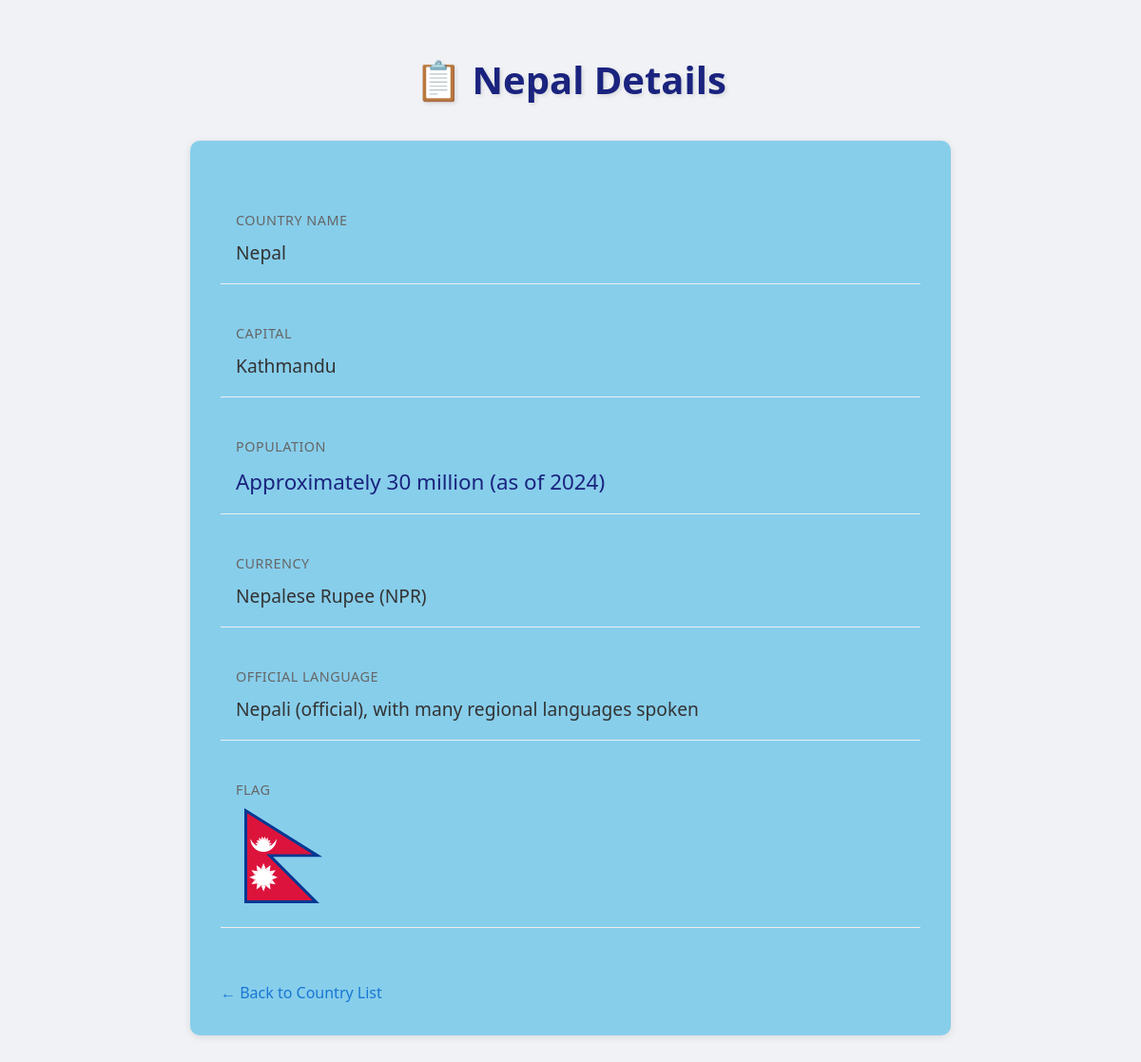
/Nepal, run on the app's committed database.
### country_capital_app/models.py (models this page shows, shortened)
class Country(models.Model):
    name = models.CharField(max_length=100)
    capital = models.CharField(max_length=100)
    population = models.CharField(max_length=100)
    currency = models.CharField(max_length=100)
    language = models.CharField(max_length=100)

### country_capital_app/views.py (the view)
# urls.py: path('<str:country>', views.detail, name='detail'),
def detail(request, country):
    choosen_country = Country.objects.get(name=country)
    if choosen_country:
        return render(request, 'country_capital_app/details.html', {
            'country': choosen_country.name,
            'capital': choosen_country.capital,
            'currency': choosen_country.currency,
            'population': choosen_country.population,
            'language': choosen_country.language,
        })
    else:
        return HttpResponse('<h2>Country not found</h2>')

### country_capital_app/templates/country_capital_app/details.html (shortened to what this page needs)
{% extends "country_capital_app/base.html" %}
{% load static %}
{% block mystyle %}
<link rel="stylesheet" href="{% static 'country_capital_app/css/detail.css' %}">
{% endblock mystyle %}
{% block mybody %}
<div class="container">
    <h1>📋 {{ country|capfirst }} Details</h1>
    <div class="details-card">
        <div class="detail-item">
            <div class="detail-label">Country Name</div>
            <div class="detail-value">{{ country|capfirst }}</div>
        </div>
        <div class="detail-item">
            <div class="detail-label">Capital</div>
            <div class="detail-value">{{ capital|capfirst }}</div>
        </div>
        <div class="detail-item">
            <div class="detail-label">Population</div>
            <div class="detail-value population">{{ population }}</div>
        </div>
        <div class="detail-item">
            <div class="detail-label">Currency</div>
            <div class="detail-value">{{ currency|capfirst }}</div>
        </div>
        <div class="detail-item">
            <div class="detail-label">Official Language</div>
            <div class="detail-value">{{ language|capfirst }}</div>
        </div>
        <div class="detail-item">
            <div class="detail-label">Flag</div>
            <div class="detail-value"><img src="{% static 'country_capital_app/images/' %}{{ country|lower }}.svg" alt="{{ country|capfirst }} flag" height="100" width="100">
            </div>
    </div>
    <a href="{% url 'home' %}" class="back-link">← Back to Country List</a>
</div>
{% endblock mybody %}

### country_capital_app/static/country_capital_app/css/detail.css (style rules this page uses)
* { margin: 0; padding: 0; box-sizing: border-box; font-family: 'Segoe UI', Tahoma, Geneva, Verdana, sans-serif; }
body { background-color: #f0f2f5; line-height: 1.6; padding: 20px; }
.container { max-width: 800px; margin: 0 auto; }
h1 { text-align: center; color: #1a237e; margin: 2rem 0; font-size: 2.5rem; text-shadow: 2px 2px 4px rgba(0,0,0,0.1); }
.details-card { background: skyblue; border-radius: 10px; padding: 2rem; margin: 20px 0; box-shadow: 0 2px 8px rgba(0,0,0,0.1); }
.detail-item { margin: 1.5rem 0; padding: 1rem; border-bottom: 1px solid #eee; }
.detail-label { color: #666; text-transform: uppercase; font-size: 0.9rem; letter-spacing: 0.5px; }
.detail-value { color: #333; font-size: 1.2rem; margin-top: 0.5rem; font-weight: 500; }
.population { color: #1a237e; font-size: 1.4rem; }
.back-link { display: inline-block; margin-top: 2rem; text-decoration: none; color: #1976d2; font-weight: 500; transition: color 0.3s ease; }

### data on the page
Country: name "Nepal", capital "Kathmandu", population "Approximately 30 million (as of 2024)", currency "Nepalese Rupee (NPR)", language "Nepali (official), with many regional languages spoken"
